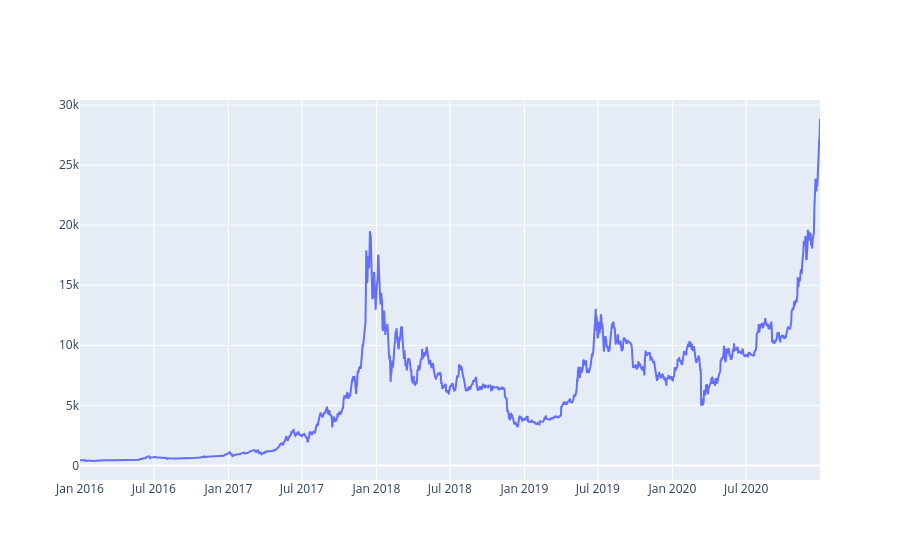

The cell this chart's notebook holds for it:
### Markdown cell above
Using Peng Liu's book *Quantitative Trading Strategies Using Python: Technical Analysis, Statistical Testing, and Machine Learning* as a guide, we'll calculate a few metrics that will be helpful to assess trading strategies as well as how to implement a buy-n-hold and trend-following strategy.

Another strategy called pairs trading is outlined in the book, but as of now with this project, we will forego that strategy and look at the previous two mentioned.

### Code cell
fig = make_subplots(1,1)

fig.add_trace(
    go.Scatter(x=btc_df.index, y=btc_df['Close'],
            name='Close Price'),
            row=1,
            col=1
            )

fig.show()

### Figure 1 — Plotly figure (JSON) as saved in the notebook; plotly's stock layout.template omitted (floating-point values rounded to 4 significant figures; data arrays with more than 128 entries replaced by an {"elided": "..."} marker saying what was removed)
{"data": [{"name": "Close Price", "type": "scatter", "x": {"elided": "1826 str values"}, "xaxis": "x", "y": {"elided": "1826 float values"}, "yaxis": "y"}], "layout": {"xaxis": {"anchor": "y", "domain": [0, 1]}, "yaxis": {"anchor": "x", "domain": [0, 1]}}}
